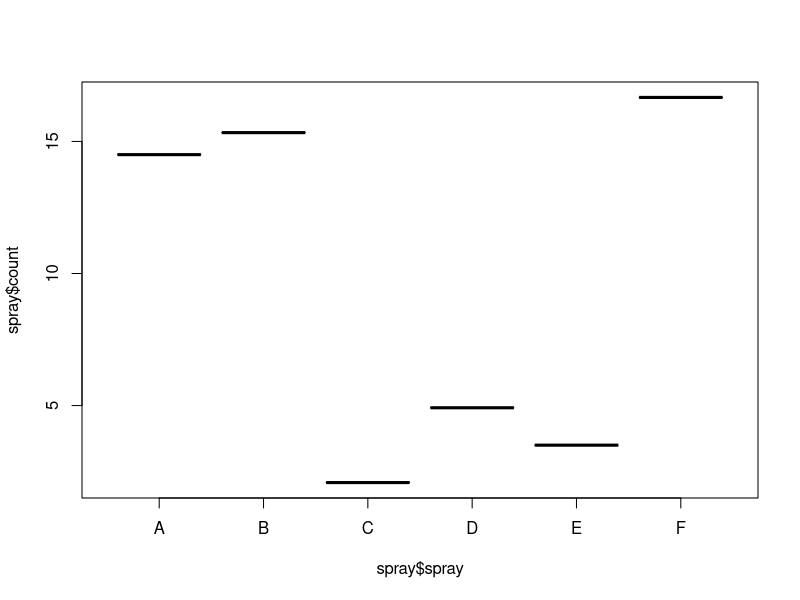
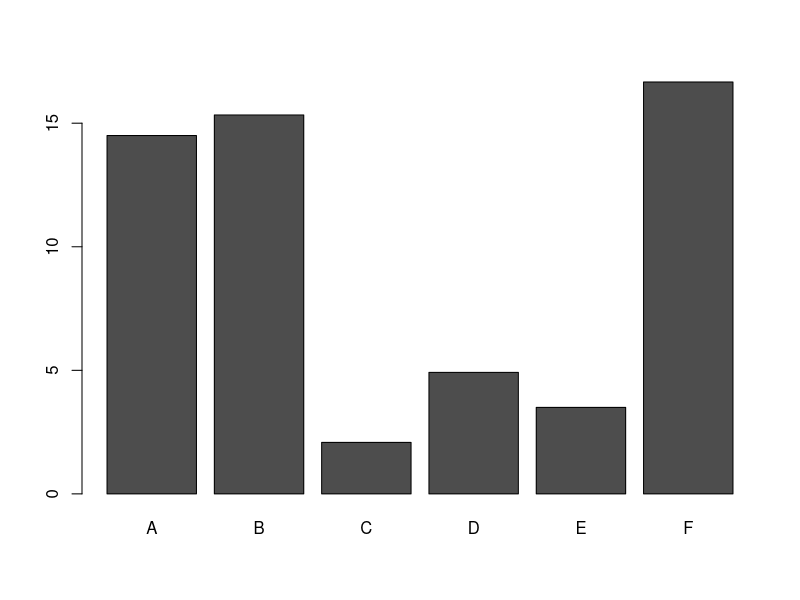
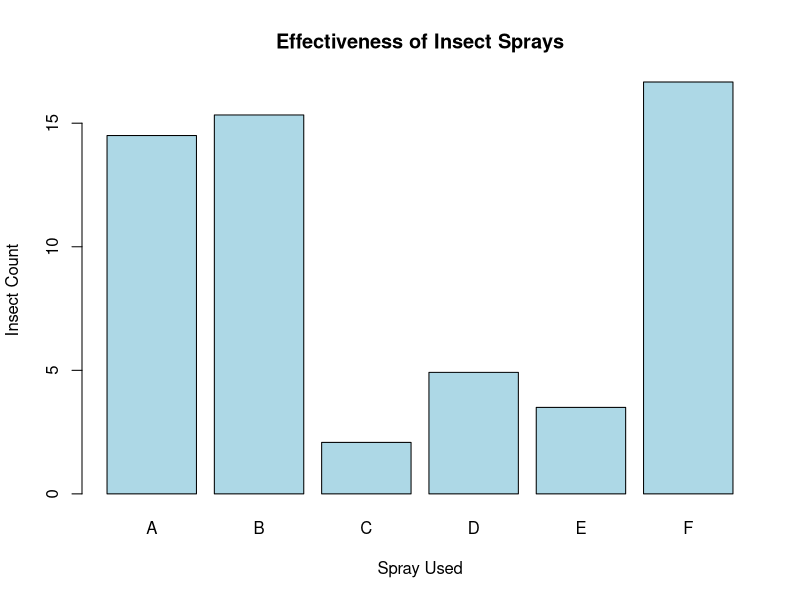

The R source for these figures, in order:
# R Statistics Essential Training
# Ex06_01
# Creating bar charts of group means

# Load data
?InsectSprays
spray <- InsectSprays  # Load data with shorter name

# To plot means, first get the means for the groups 
means <- aggregate(spray$count ~ spray$spray, FUN = mean)
means
plot(means)  # Gets lines for means

# To get a barplot, need to extract means and reorganize
mean.data <- t(means[-1])  # Removes first columns, transposes second
colnames(mean.data) <- means[, 1]

# Basic barplot for means
barplot(mean.data)

# Modified barplot
barplot(mean.data,
        col = "lightblue",
        main = "Effectiveness of Insect Sprays",
        xlab = "Spray Used",
        ylab = "Insect Count")

rm(list = ls())
